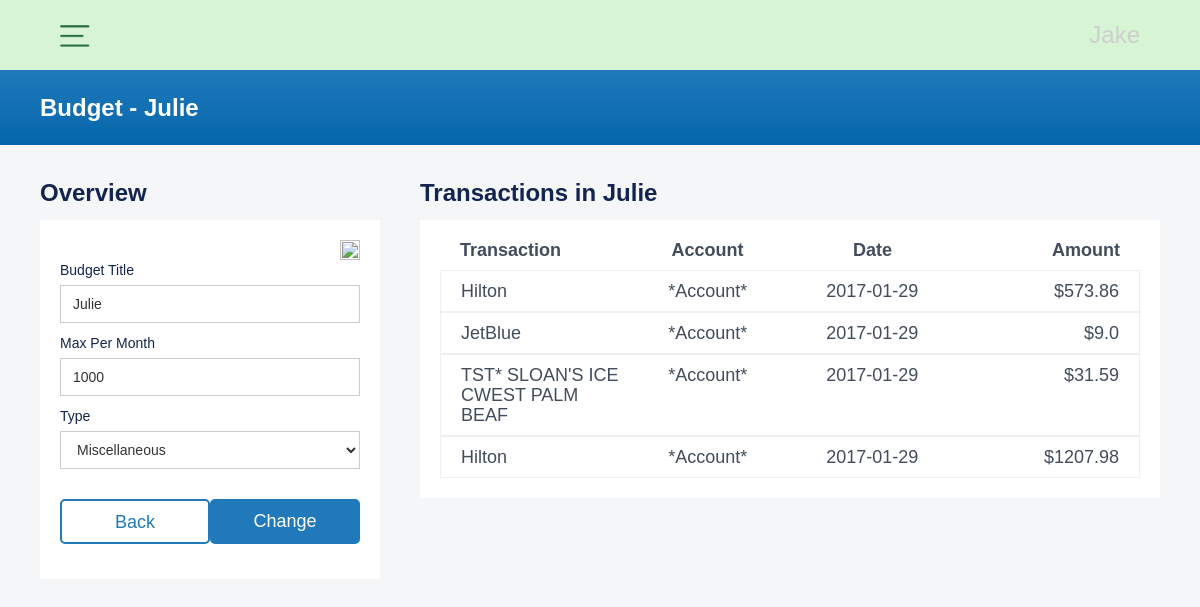
The page /budget/view-budget/47615556530 on the database its author committed.
### budget/models.py (models this page shows)
class BudgetItems(models.Model):
    user = models.ForeignKey(settings.AUTH_USER_MODEL, on_delete=models.CASCADE, null=True, blank=True)
    title = models.CharField(max_length=100, null=True, blank=True)
    budget_id = models.CharField(max_length=100, null=True, blank=True)
    CATAGORIES = [
        ('Food and Drink', 'Food and Drink'),
        ('Transportation', 'Transportation'),
        ('Shops', 'Shops'),
        ('Transfer', 'Transfer'),
        ('Service', 'Service'),
        ('Payment', 'Payment'),
        ('Income', 'Income'),
        ('Subscription', 'Subscription'),
        ('Miscellaneous', 'Miscellaneous'),
        ('Other', 'Other'),
    ]
    category = models.CharField(max_length=200, null=True, blank=True, choices=CATAGORIES)
    total_per_month = models.IntegerField(null=True, blank=True)
    current_total = models.FloatField(null=True, blank=True)
    users_id = models.CharField(max_length=100, null=True, blank=True)
    transactions = models.JSONField(null=True, blank=True)

### budget/views.py (the view, shortened to what this page needs)
# urls.py: path('view-budget/<str:id>', views.view_budget, name='view-budget'),
def view_budget(request, id):
    user = request.user
    student_user = Account.objects.filter(pk=request.user.pk)
    student_budget = BudgetItems.objects.get(budget_id=id)
    budget_categories = student_budget.CATAGORIES
    budget_purchases = student_budget.transactions
    context = {
        'student_budget': student_budget,
        'budget_categories': budget_categories,
        'budget_purchases': budget_purchases
    }
    return render(request, 'Budget/view_budget.html', context=context)

### templates/Budget/view_budget.html (shortened to what this page needs)
{% extends 'budget/base.html' %}
{% load static %}
{% block content %}
<body class="body">
  <div class="full-page-wrapper">
    <div class="section-container">
      <div class="page-title-blue">
        <h1 class="heading-4">Budget - <span>{{ student_budget.title }}</span></h1>
      </div>
    </div>
    <div class="page-divider-container">
      <div class="page-divider w-row">
        <div class="page-left-column w-col w-col-4" style="padding: 0px">
          <div class="account-overview-container left">
            <div class="section-header-wrapper">
              <h1 class="page-section-header">Overview</h1>
            </div>
            <div class="_20-padding-container">
              <div class="pop-up-form-wrapper">
                    <div class="trashWrapper" style="display: flex;" id="trash-can" >
                        <img class="trashCan" src="{% static 'images/icons/trash-can-red.png' %}" loading="lazy" alt="" onclick="deleteBudgetPopup()">
                    </div>
                  <div class="w-form">
                  <form id="wf-form-add-goal" name="wf-form-add-goal" data-name="add goal" method="post" class="add-budget-form">
                    <label style="font-weight: 500; font-family: 'Poppins', sans-serif; color: #142450; font-size: 14px">Budget Title</label>
                      <input type="text" class="input budget w-input" maxlength="256" name="budget-title" data-name="Name" placeholder="Title" id="name" value="{{ student_budget.title }}">
                    <label style="font-weight: 500; font-family: 'Poppins', sans-serif; color: #142450; font-size: 14px">Max Per Month</label>
                      <input type="number" class="input budget w-input" maxlength="256" name="Max-amount" data-name="Max amount" placeholder="Max Amount" id="Max-amount" required="" value="{{ student_budget.total_per_month }}">
                    <label style="font-weight: 500; font-family: 'Poppins', sans-serif; color: #142450; font-size: 14px">Type</label>
                      <select id="Category" name="Category" data-name="Category" class="select-field-2 w-select" style="background-color: white">
                      <option value="{{ student_budget.category }}" style="background-color: white">{{ student_budget.category }}</option>
                    </select>
                    <div class="save-back-wrapper no-padding" style="padding-top: 20px">
                      <a href="{% url 'Budget:budget-budget' %}" class="back-btn" style="text-decoration: none; align-items: center; align-content: center">Back</a>
                        <input type="submit" value="Change" data-wait="Please wait..." class="next-btn">
                    </div>
                  </form>
                </div>
              </div>
            </div>
          </div>
        </div>
        <div class="column w-col w-col-8" style="padding: 0px">
          <div class="account-overview-container right">
            <div class="section-warpper">
              <div class="section-header-wrapper">
                <h1 class="page-section-header"><span>Transactions in</span> {{ student_budget.title }}</h1>
              </div>
              <div class="_20-padding-container budget-container vertical" style="">
                <div class="transaction-breakdown-header">
                  <div class="w-layout-grid grid-5">
                    <div id="w-node-_0812455f-164a-9896-0de4-f10f1f191733-915e969f" class="breakdown-category">
                      <div class="text-block-4">Transaction</div>
                    </div>
                    <div id="w-node-_9a7336d8-d712-68dd-c9c9-023966549c0e-915e969f" class="breakdown-category">
                      <div class="text-block-4 middle">Account</div>
                    </div>
                    <div id="w-node-_19a8cb79-9f85-397e-2183-ce8dfdbcaf08-915e969f" class="breakdown-category">
                      <div class="text-block-4 middle">Date</div>
                    </div>
                    <div id="w-node-_20690caa-b2e3-6539-b882-3905c0e86399-915e969f" class="breakdown-category">
                      <div class="text-block-4 right">Amount</div>
                    </div>
                  </div>
                </div>
                  {% for transaction in budget_purchases.categoryTransactions %}
                  <div class="transactions">
                  <div class="w-layout-grid grid-5">
                    <div id="w-node-_9bbef277-3bcb-449a-99b3-24993b230e30-915e969f" class="transaction-breakdown">
                      <div>{{ transaction.name }}</div>
                    </div>
                    <div id="w-node-_9bbef277-3bcb-449a-99b3-24993b230e33-915e969f" class="breakdown-category middle">
                      <div>*Account*</div>
                    </div>
                    <div id="w-node-_9bbef277-3bcb-449a-99b3-24993b230e36-915e969f" class="breakdown-category middle">
                      <div>{{ transaction.date }}</div>
                    </div>
                    <div id="w-node-_9bbef277-3bcb-449a-99b3-24993b230e39-915e969f" class="breakdown-category right">
                      <div>$<span>{{ transaction.amount }}</span></div>
                    </div>
                  </div>
                </div>
                  {% endfor %}
              </div>
            </div>
          </div>
        </div>
      </div>
    </div>
  </div>
</body>
{% endblock %}

### static/budget/css/webflow.css (style rules this page uses)
* { -webkit-box-sizing: border-box; -moz-box-sizing: border-box; box-sizing: border-box; }
html { height: 100%; }
body { margin: 0; min-height: 100%; background-color: #fff; font-family: Arial, sans-serif; font-size: 14px; line-height: 20px; color: #333; }
img { max-width: 100%; vertical-align: middle; display: inline-block; }
h1, h2, h3, h4, h5, h6 { font-weight: bold; margin-bottom: 10px; }
h1 { font-size: 38px; line-height: 44px; margin-top: 20px; }
.w-form { margin: 0 0 15px; }
label { display: block; margin-bottom: 5px; font-weight: bold; }
.w-input, .w-select { display: block; width: 100%; height: 38px; padding: 8px 12px; margin-bottom: 10px; font-size: 14px; line-height: 1.42857143; color: #333333; vertical-align: middle; background-color: #ffffff; border: 1px solid #cccccc; }
.w-select { background-color: #f3f3f3; }
.w-row:before, .w-row:after { content: " "; display: table; grid-column-start: 1; grid-row-start: 1; grid-column-end: 2; grid-row-end: 2; }
.w-row:after { clear: both; }
.w-col { position: relative; float: left; width: 100%; min-height: 1px; padding-left: 10px; padding-right: 10px; }
.w-col-4 { width: 33.33333333%; }
.w-col-8 { width: 66.66666667%; }

### static/budget/css/other.css (style rules this page uses)
._20-padding-container.budget-container.vertical { background-color: white; }
.section-header-wrapper { display: -webkit-box; display: -webkit-flex; display: -ms-flexbox; display: flex; margin-top: 0px; margin-bottom: 10px; -webkit-box-pack: justify; -webkit-justify-content: space-between; -ms-flex-pack: justify; justify-content: space-between; -webkit-box-align: start; -webkit-align-items: flex-start; -ms-flex-align: start; align-items: center; }
.trashWrapper { width: 100%; display: flex; justify-content: flex-end; }
.trashCan { width: 20px; height: 20px; }
.back-btn { padding: 10px 40px; text-decoration: none; border-style: solid; border-width: 2px; border-color: #1f79ba; border-radius: 5px; background-color: #fff; color: #1f79ba; font-size: 18px; font-weight: 500; }
.next-btn { padding: 10px 40px; text-decoration: none; border-style: solid; border-width: 2px; color: white; border-color: #1f79ba; background-color: #1f79ba; border-radius: 5px; font-size: 18px; font-weight: 500; cursor: pointer; align-items: center; }

### static/MainWebsite/webflow.css (style rules this page uses)
* { -webkit-box-sizing: border-box; -moz-box-sizing: border-box; box-sizing: border-box; }
html { height: 100%; }
body { margin: 0; min-height: 100%; background-color: #fff; font-family: Arial, sans-serif; font-size: 14px; line-height: 20px; color: #333; }
img { max-width: 100%; vertical-align: middle; display: inline-block; }
h1, h2, h3, h4, h5, h6 { font-weight: bold; margin-bottom: 10px; }
h1 { font-size: 38px; line-height: 44px; margin-top: 20px; }
.w-form { margin: 0 0 15px; }
label { display: block; margin-bottom: 5px; font-weight: bold; }
.w-input, .w-select { display: block; width: 100%; height: 38px; padding: 8px 12px; margin-bottom: 10px; font-size: 14px; line-height: 1.42857143; color: #333333; vertical-align: middle; background-color: #ffffff; border: 1px solid #cccccc; }
.w-select { background-color: #f3f3f3; }
.w-row:before, .w-row:after { content: " "; display: table; grid-column-start: 1; grid-row-start: 1; grid-column-end: 2; grid-row-end: 2; }
.w-row:after { clear: both; }
.w-col { position: relative; float: left; width: 100%; min-height: 1px; padding-left: 10px; padding-right: 10px; }
.w-col-4 { width: 33.33333333%; }
.w-col-8 { width: 66.66666667%; }

### static/MainWebsite/mmoney.webflow.css (style rules this page uses)
.heading-4 { margin-top: 0px; margin-bottom: 0px; color: #fff; font-size: 24px; line-height: 35px; }
.column { padding-right: 10px; padding-left: 0px; }
.body { background-color: #f4f6f8; }

### rows shown on the page
BudgetItems: title "Julie", budget-title "Julie", Max-amount "1000", Category "Miscellaneous"

### other values the page prints
{{ transaction.name }} "Hilton" "JetBlue" "TST* SLOAN'S ICE CWEST PALM BEAF" "Hilton"
{{ transaction.date }} "2017-01-29" "2017-01-29" "2017-01-29" "2017-01-29"
{{ transaction.amount }} "573.86" "9.0" "31.59" "1207.98"
